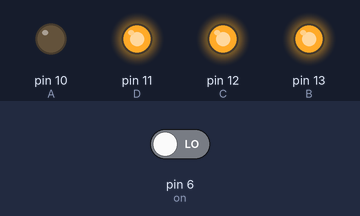
The sketch below on a simulated Arduino Uno, built with avr-gcc and run on an emulated ATmega328P. Shown: output pins drawn as LEDs (lit = HIGH). Dashed ring = blinking. The inputs (shaded band) are chosen by the test bench; at power-on: pin 6 (on) LOW.

Above: at 1.2 s.
1.3 s: pin 6 (on) driven HIGH
At 2.8 s:
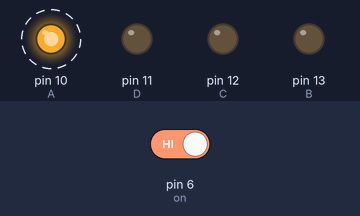
At 5.1 s:
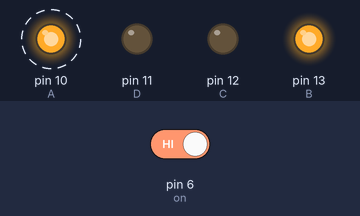
10.3 s: pin 6 (on) driven LOW
At 11.1 s:
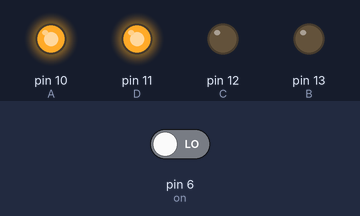
Timing chart, 0 to 13.3 s (numbered marks = the images above; inputs shaded):
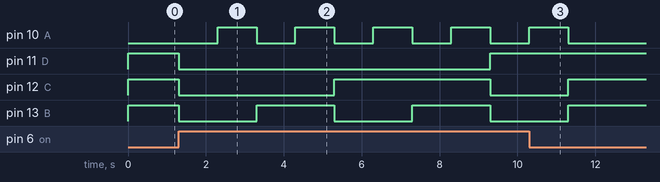

The sketch:

temporizador.ino
```cpp
#define on 6
#define off 5
#define A 10
#define B 13
#define C 12
#define D 11

bool valueButtonOn = 0;
bool previousBtOn = 0;

void setup()
{
  pinMode(on, INPUT);
  pinMode(A, OUTPUT);
  pinMode(B, OUTPUT);
  pinMode(C, OUTPUT);
  pinMode(D, OUTPUT);
  Serial.begin(9600);
}

void loop()
{
  function();
}
void function(){
  valueButtonOn = digitalRead(on);
  if(valueButtonOn == 1 && previousBtOn == 0){
    display(0, 0, 0, 0);
  	delay(1000);
  	display(1, 0, 0, 0);
  	delay(1000);
  	display(0, 1, 0, 0);
  	delay(1000);
  	display(1, 1, 0, 0);
  	delay(1000);
  	display(0, 0, 1, 0);
  	delay(1000);
  	display(1, 0, 1, 0);
  	delay(1000);
  	display(0, 1, 1, 0);
  	delay(1000);
  	display(1, 1, 1, 0);
  	delay(1000);
  	display(0, 0, 0, 1);
  	delay(1000);
  	display(1, 0, 0, 1);
  	delay(1000);
    valueButtonOn = !valueButtonOn;
  }

  else{
    display(0, 1, 1, 1);
  }
}

void display(bool a, bool b, bool c, bool d){
  digitalWrite(A, a);
  digitalWrite(B, b);
  digitalWrite(C, c);
  digitalWrite(D, d);
}
```

Measured:
- after the input at 1.3 s, pin 10 (A): alternates HIGH for 1.0 s and LOW for 1.0 s, starting after 1.0 s; pin 11 (D): HIGH → LOW at once, → HIGH 8.0 s later; pin 12 (C): HIGH → LOW at once, → HIGH 4.0 s later, → LOW 4.0 s later; pin 13 (B): alternates HIGH for 2.0 s and LOW for 2.0 s, starting at once
- after the input at 10.3 s, pin 10 (A): goes on until 11.3 s, then stays LOW; pin 11 (D): stays HIGH (without the input it goes to LOW after 1.0 s); pin 12 (C): LOW → HIGH after 1.0 s instead of 5.0 s
